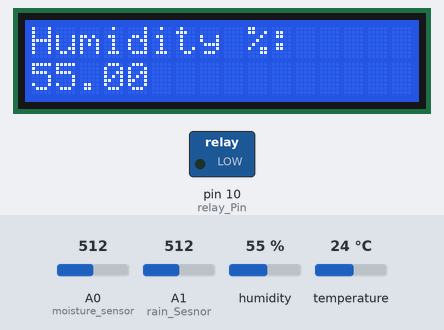
This sketch was run on a simulated Arduino Uno, built with avr-gcc and run on an emulated ATmega328P. Parts: 16×2 character LCD, switched loads named in the sketch (green lamp = pin HIGH). The inputs (shaded band) are chosen by the test bench; at power-on: humidity 55 %, A0 (moisture_sensor) = 512, A1 (rain_Sesnor) = 512, temperature 24 °C. What the sketch prints to the serial monitor is not drawn.

Above: at 4.2 s.
4.3 s: humidity set to 22 %
At 15.1 s:
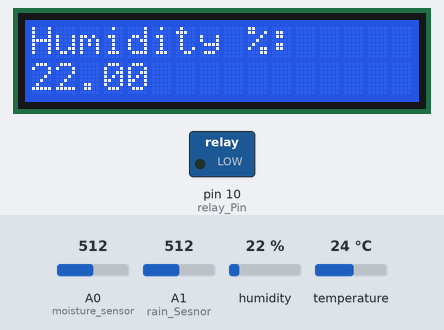
18.3 s: A0 (moisture_sensor) set to 710
At 21.3 s:
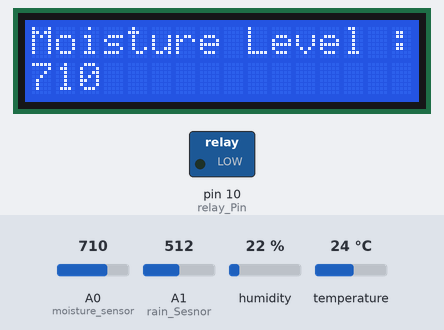
26.6 s: A1 (rain_Sesnor) set to 689
35.3 s: A1 (rain_Sesnor) set to 711
At 45.8 s:
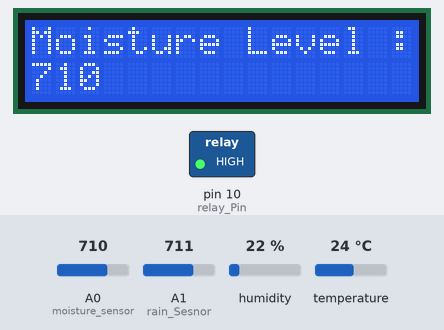
48.7 s: temperature set to 12 °C
At 61.9 s:
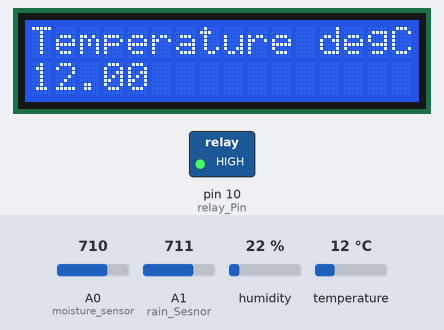
62.7 s: A0 (moisture_sensor) set to 716
At 65.6 s:
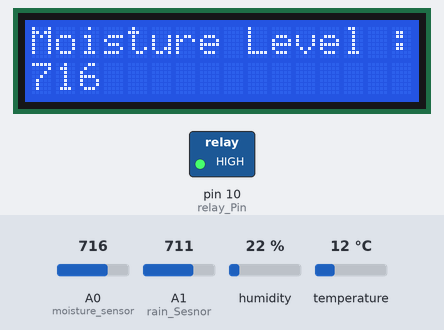
Timing chart, 0 to 67.1 s (numbered marks = the images above; inputs shaded):
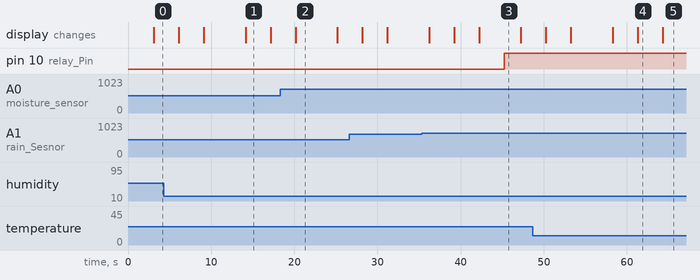

Measured:
- the behaviour switches between 700 and 701 on A1 (rain_Sesnor) (found by bisection; images 2 and 3)
- after the input at 35.3 s, pin 10 (relay_Pin): LOW → HIGH after 9.9 s
- what the display in image 1 shows lasts 3.0 s, from 14.1 s to 17.1 s
- what the display in image 2 shows lasts 5.1 s, from 20.1 s to 25.2 s

The sketch:

Sketch_Smart_Irrigation_System.ino
```cpp
#include <LiquidCrystal.h>
#include "DHT.h"

LiquidCrystal lcd(2, 3, 4, 5, 6,7);
const int relay_Pin = 10;
const int DHT11_Sesnor = 9;
const int moisture_sensor = A0;
const int rain_Sesnor = A1;

#define DHTTYPE DHT11
int  moisture_sensor_value;
int rain_Sesnor_value;
float humudity_value,temprature_value;
DHT dht(DHT11_Sesnor, DHTTYPE);

void setup() {
  Serial.begin(9600);
  pinMode(relay_Pin, OUTPUT);
  lcd.begin(16, 2);
  lcd.print("Smart Irrigation");
  lcd.setCursor(0,2);
  lcd.print("SYSTEM");
  digitalWrite(relay_Pin, LOW);
  dht.begin();
   delay(3000);
}
void loop()
{

  readDTH11_Sesnor();
  moisture_level_detected();
  water_motor_start();
}


void readDTH11_Sesnor()
{

  // Reading temperature or humidity takes about 250 milliseconds!
  // Sensor readings may also be up to 2 seconds 'old' (its a very slow sensor)
  humudity_value = dht.readHumidity();
  // Read temperature as Celsius (the default)
  temprature_value = dht.readTemperature();

  // Check if any reads failed and exit early (to try again).
  if (isnan(humudity_value) || isnan(temprature_value)) {
    Serial.println(("Failed to read from DHT sensor!"));
    return;
  }

  Serial.print((" Humidity: "));
  Serial.print(humudity_value);
  Serial.print(("%"));
  lcd.clear();
  lcd.print("Humidity %: ");
  lcd.setCursor(0,2);
  lcd.print(humudity_value);
  Serial.print("\n");
  delay(3000);
  Serial.print(("Temperature: "));
  Serial.print(temprature_value);
  Serial.print(("C "));
  lcd.clear();
  lcd.print("Temperature degCel");
  lcd.setCursor(0,2);
  lcd.print(temprature_value);
  Serial.print("\n");
  delay(3000);
}

void moisture_level_detected()
{

  moisture_sensor_value = analogRead(moisture_sensor);
  Serial.println("Moisture Level : ");
  Serial.println(moisture_sensor_value);
  lcd.clear();
  lcd.print("Moisture Level :");
  lcd.setCursor(0,2);
  lcd.print(moisture_sensor_value);
  delay(2000);
}

void water_motor_start()
{

 rain_Sesnor_value = analogRead(rain_Sesnor);
 Serial.print("rain sensor value ::");
 Serial.println(rain_Sesnor_value);
 delay(1000);
 if(rain_Sesnor_value > 700)
 {
    if(moisture_sensor_value > 700)
    {
      digitalWrite(relay_Pin, HIGH);
      delay(2000);
    }
    else
    {
      digitalWrite(relay_Pin, LOW);
      delay(2000);
    }
 }
 else
 {
  digitalWrite(relay_Pin, LOW);
  delay(2000);
 }
}
```
